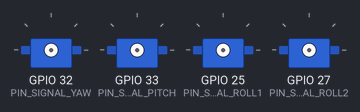
Simulated run of this sketch. Board: ESP32. On the bench: 4 × servo. WiFi joins after 1.5 s; servers stay silent unless stated; what the sketch prints to the serial monitor is not drawn.

Above: at 0.0 s.
At 4.1 s:
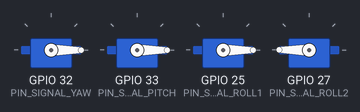
Timing chart, 0 to 5.6 s (numbered marks = the images above):
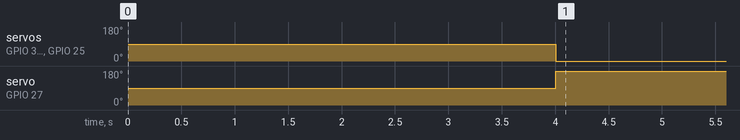

The sketch:

Servos.ino
```cpp
#include <WiFi.h>
#include <WiFiUdp.h>
#include <Wire.h> //needed for I2C to read IMU
#include <ArduinoJson.h>
#include <ESP32Servo.h>

// Device ID
const char *deviceId = "G5_Servos";

// Wi-Fi credentials
const char *ssid = "Robotics_UB";
const char *password = "rUBot_xx";

// UDP settings
IPAddress receiverESP32IP(192, 168, 1, 51); // IP address of the receiver ESP32 G5_Gripper
IPAddress receiverComputerIP(192, 168, 1, 55); // IP address of your G5-computer
const int udpPort = 12345;
WiFiUDP udp;

// Servo settings
Servo servo_yaw;
Servo servo_pitch;
Servo servo_roll1;
Servo servo_roll2; // DECLARACIÓ DE SERVOS

// PINS DELS SERVOS
// Yaw
const int PIN_ANALOG_YAW = 36;
const int PIN_SIGNAL_YAW = 32;
// Pitch
const int PIN_ANALOG_PITCH = 39;
const int PIN_SIGNAL_PITCH = 33;
// Roll 1
const int PIN_ANALOG_ROLL1 = 34;
const int PIN_SIGNAL_ROLL1 = 25;
// Roll 2
const int PIN_ANALOG_ROLL2 = 35;
const int PIN_SIGNAL_ROLL2 = 27;

// Valors de les resistències shunt (son totes iguals)
const float Rshunt = 1.6;

// Variables to store received data
// Variables per guardar la posició del gripper
float Gri_roll = 0.0, Gri_pitch = 0.0, Gri_yaw = 0.0;
// Variables per guardar els torques de cada servo
float Torque_roll1 = 0.0, Torque_roll2 = 0.0, Torque_pitch = 0.0, Torque_yaw = 0.0;
// Variables per a guardar les posició dels servos
float prevRoll1 = 0, prevRoll2 = 0, prevPitch = 0, prevYaw = 0;
float sumRoll1 = 0, sumRoll2 = 0, sumPitch = 0, sumYaw = 0;
// Variables per a guardar la posició dels servos
float OldValueRoll = 0, OldValuePitch = 0, OldValueYaw = 0;
float roll = 0, pitch = 0, yaw = 0;
// Variables per a guardar l'estat dels botons
int s1 = 1, s2 = 1;


void connectToWiFi() {
  Serial.print("Connecting to Wi-Fi");
  WiFi.begin(ssid, password);
  while (WiFi.status() != WL_CONNECTED) {
    delay(1000);
    Serial.print(".");
  }
  Serial.println("\nWi-Fi connected!");
  Serial.println("IP Address: " + WiFi.localIP().toString());
  Serial.print("ESP32 MAC Address: ");
  Serial.println(WiFi.macAddress());
}

void receiveOrientationUDP() {
  int packetSize = udp.parsePacket();
  if (packetSize) {
    byte packetBuffer[512];
    int len = udp.read(packetBuffer, 512);
    if (len > 0) {
      packetBuffer[len] = '\0';
      Serial.print("Received packet size: ");
      Serial.println(packetSize);
      Serial.print("Received: ");
      Serial.println((char*)packetBuffer);

      StaticJsonDocument<256> doc;
      DeserializationError error = deserializeJson(doc, packetBuffer);
      if (error) {
        Serial.print(F("deserializeJson() failed: "));
        Serial.println(error.f_str());
        return;
      }

      const char* device = doc["device"];
      if (strcmp(device, "G5_Gri") == 0) {
        Gri_roll = round(doc["roll"].as<float>());
        Gri_pitch = round(doc["pitch"].as<float>());
        Gri_yaw = round(doc["yaw"].as<float>());
        s1 = doc["s1"];
        s2 = doc["s2"];
        Serial.print("Gri_Roll: "); Serial.print(Gri_roll); Serial.print(" Gri_Pitch: "); Serial.print(Gri_pitch); Serial.print(" Gri_Yaw: "); Serial.println(Gri_yaw); Serial.print("S1: "); Serial.print(s1); Serial.print(" S2: "); Serial.println(s2);
      } else {
        Serial.println("Unknown device.");
      }
    }
  }
}

// Functions for Servos

// Funció per calcular el corrent a partir del valor llegit del ADC
// El corrent es calculat a partir de la lectura del ADC i la resistència shunt fent servir la llei d'Ohm I = V/R
// on V = (ADC_value / 4095) * 3.3V (ja que el ADC és de 12 bits i la tensió màxima és de 3.3V)

float getCurrent(uint32_t integrationTimeMs, int pin) {
  uint32_t startTime = millis();
  float integratedCurrent = 0;
  while (millis() < startTime + integrationTimeMs) {
    uint16_t adcValue = analogRead(pin);
    integratedCurrent += ((float)adcValue / 4095.0 * 3.3) / Rshunt; // Converteix el valor ADC en voltatge i després en corrent
  }
  return integratedCurrent;
}

// Funció per calcular el torque a partir del corrent

float getTorque(float& sum, int analogPin, float& previous) {
  float current = getCurrent(20, analogPin); // Llegeix el corrent del pin analògic
  sum += current; // Suma el corrent al valor acumulat
  float diff = abs(sum - previous); // Calcula la diferència entre el valor actual i el valor anterior
  previous = sum; // Actualitza el valor anterior
  return diff; // Retorna la diferència com a torque
}

// Funció per a moure els servos a la posició del gripper

void moveServos() {
  roll = Gri_roll;
  OldValueRoll = roll;
  pitch = Gri_pitch;
  OldValuePitch = pitch;
  yaw = Gri_yaw;
  OldValueYaw = yaw;

  // Control de servos
  float delta = 0;  // valor base
  if (s1 == 0) {
    delta = 40;  // obrir (se separen)
    Serial.println("S1 premut → Obrint");
  }
  // Escriu les posicions corregides
  servo_roll1.write(Gri_roll + delta);
  servo_roll2.write(180 - Gri_roll);
  servo_pitch.write(pitch);
  servo_yaw.write(yaw);

}


// Funció per a inicialitzar els servos i el MPU-9250
void setup() {
  Serial.begin(115200);
  Wire.begin();
  delay(2000);

  connectToWiFi();
  udp.begin(udpPort);
  Serial.println("UDP initialized");

  ESP32PWM::allocateTimer(0);
  ESP32PWM::allocateTimer(1);
  ESP32PWM::allocateTimer(2);
  ESP32PWM::allocateTimer(3);

  servo_yaw.setPeriodHertz(50);
  servo_pitch.setPeriodHertz(50);
  servo_roll1.setPeriodHertz(50);
  servo_roll2.setPeriodHertz(50);

  servo_yaw.attach(PIN_SIGNAL_YAW);
  servo_pitch.attach(PIN_SIGNAL_PITCH);
  servo_roll1.attach(PIN_SIGNAL_ROLL1);
  servo_roll2.attach(PIN_SIGNAL_ROLL2);

  pinMode(PIN_ANALOG_YAW, INPUT);
  pinMode(PIN_ANALOG_PITCH, INPUT);
  pinMode(PIN_ANALOG_ROLL1, INPUT);
  pinMode(PIN_ANALOG_ROLL2, INPUT);

  // Començar amb els servos en la posició 90 (neutral)
  servo_yaw.write(90);
  servo_pitch.write(90);
  servo_roll1.write(90);
  servo_roll2.write(90);
}

void loop() {
  receiveOrientationUDP();
  moveServos(); // Move servos to the position of the gripper
  delay(10);
}
```

Measured:
- by itself, servo on GPIO 32 (PIN_SIGNAL_YAW), servo on GPIO 33 (PIN_SIGNAL_PITCH), servo on GPIO 25 (PIN_SIGNAL_ROLL1): 90° → 0° at 4.0 s
- by itself, servo on GPIO 27 (PIN_SIGNAL_ROLL2): 90° → 180° at 4.0 s
